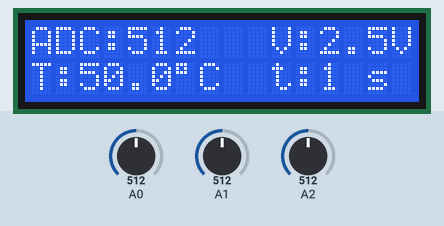
Recording of a sketch running on a simulated Arduino Uno, built with avr-gcc and run on an emulated ATmega328P. Shown: 16×2 character LCD. The test bench sets the inputs (shaded band); at power-on: A0 = 512, A1 = 512, A2 = 512.

Above: at 1.2 s.
1.3 s: A0 set to 716
At 2.6 s:
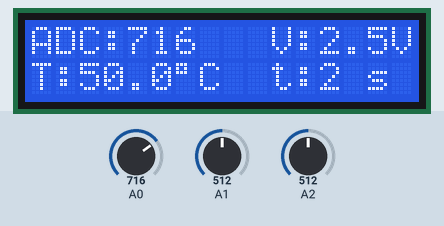
3.7 s: A1 set to 716
At 4.8 s:
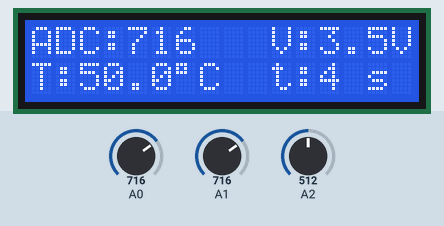
5.6 s: A2 set to 716
At 7.0 s:
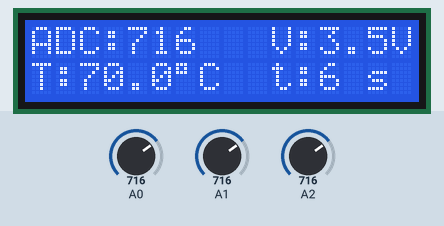
7.7 s: A0 set to 900
At 8.8 s:
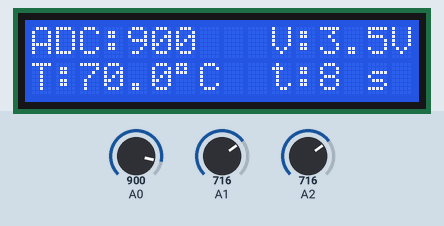
9.6 s: A1 set to 900
At 11.0 s:
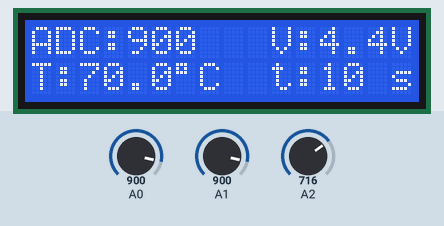
11.7 s: A2 set to 900
At 12.9 s:
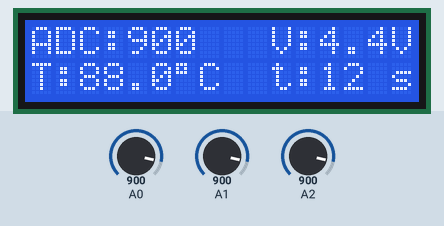
Timing chart, 0 to 14.6 s (numbered marks = the images above; inputs shaded):
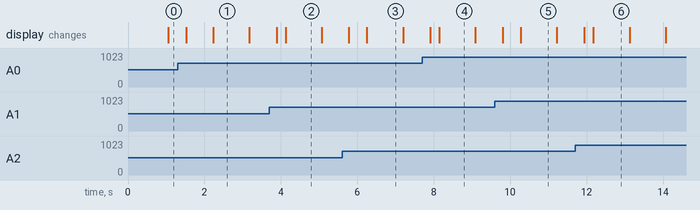

The sketch:

DatosVariables.ino
```cpp
/****************************************************************************************
 Datos y Variables

  En este ejemplo mostramos variables en un LCD , que pueden representar valores de sensores u otros datos.
  Para simular los sensores se pueden usar potenciómetros conectados a los pines analógicos.

 Conexiones:
  ------------------------------------------------------------------------
  M.LCD_I2C-> Arduino Uno,Nano,Mini | Arduino Mega,DUE | Arduino Leonardo
  ------------------------------------------------------------------------
  GND      ->   GND                 |   GND            |   GND
  VCC      ->   5V                  |   5V             |   5V
  SDA      ->   A4                  |   20             |   2
  SCL      ->   A5                  |   21             |   3
  ------------------------------------------------------------------------
  Sensor1(pot1) ->  A0
  Sensor2(pot2) ->  A1
  Sensor3(pot3) ->  A2
  ------------------------------------------------------------------------

  *No se puede cambiar de pines para el LCD_I2C, los pines indicados son para la comunicación I2C
   y son los pines SDA y SCL de cada placa respectivamente
  *Puede usar potenciómetros para simular sensores analógicos

 Dirección del módulo I2C
  a)Por defecto 0x3F (00111111) o seleccionar por hardware : 0|0|1|1|1|A2|A1|A0
  b)Por defecto 0x27 (00100111) o seleccionar por hardware : 0|0|1|0|0|A2|A1|A0

 Ejemplo desarrollado por Naylamp Mechatronics bajo licencia MIT (puede copiar, modificar, integrar o redistribuir)

 Última modificación el 25/08/2020

 Más información en:
   -https://naylampmechatronics.com/blog/35_Tutorial--LCD-con-I2C-controla-un-LCD-con-so.html
   -https://github.com/naylampmechatronics/Ejemplos_LCD_I2C

**************************************************************************************************/

#include <Wire.h>
#include <LiquidCrystal_I2C.h>

//Crear el objeto lcd  dirección  0x27 y 16 columnas x 2 filas
LiquidCrystal_I2C lcd(0x27,16,2);  //
//LiquidCrystal_I2C lcd(0x3F,16,2);  //Para dirección 0x3F

void setup() {
  // Inicializar el LCD
  lcd.init();

  //Encender la luz de fondo.
  lcd.backlight();

}

void loop() {
  int sen1=analogRead(A0);
  float sen2=analogRead(A1)*(5.0 / 1023.0);
  float sen3=analogRead(A2)*(100.0 / 1023.0);
  int tiempo=millis()/1000;
  // Cursor en la primera posición de la primera fila
  lcd.setCursor(0,0);
  lcd.print("ADC:");
  lcd.print(sen1);
  lcd.print("   ");
  // Cursor en la 11° posición de la primera fila
  lcd.setCursor(10,0);
  lcd.print("V:");
  lcd.print(sen2,1);//1 decimal
  lcd.print("V  ");
  // Cursor en la primera posición de la 2° fila
  lcd.setCursor(0,1);
  lcd.print("T:");
  lcd.print(sen3,1); //1 decimal
  lcd.print("\337C  "); // "337" -> "°"
  // Cursor en la 11° posición de la 2° fila
  lcd.setCursor(10,1);
  lcd.print("t:");
  lcd.print(tiempo);
  lcd.print(" s  ");

  delay(200);

}
```

Measured:
- what the display in image 1 shows lasts 1.0 s, from 2.2 s to 3.2 s
- what the display in image 5 shows lasts 0.9 s, from 10.3 s to 11.2 s
